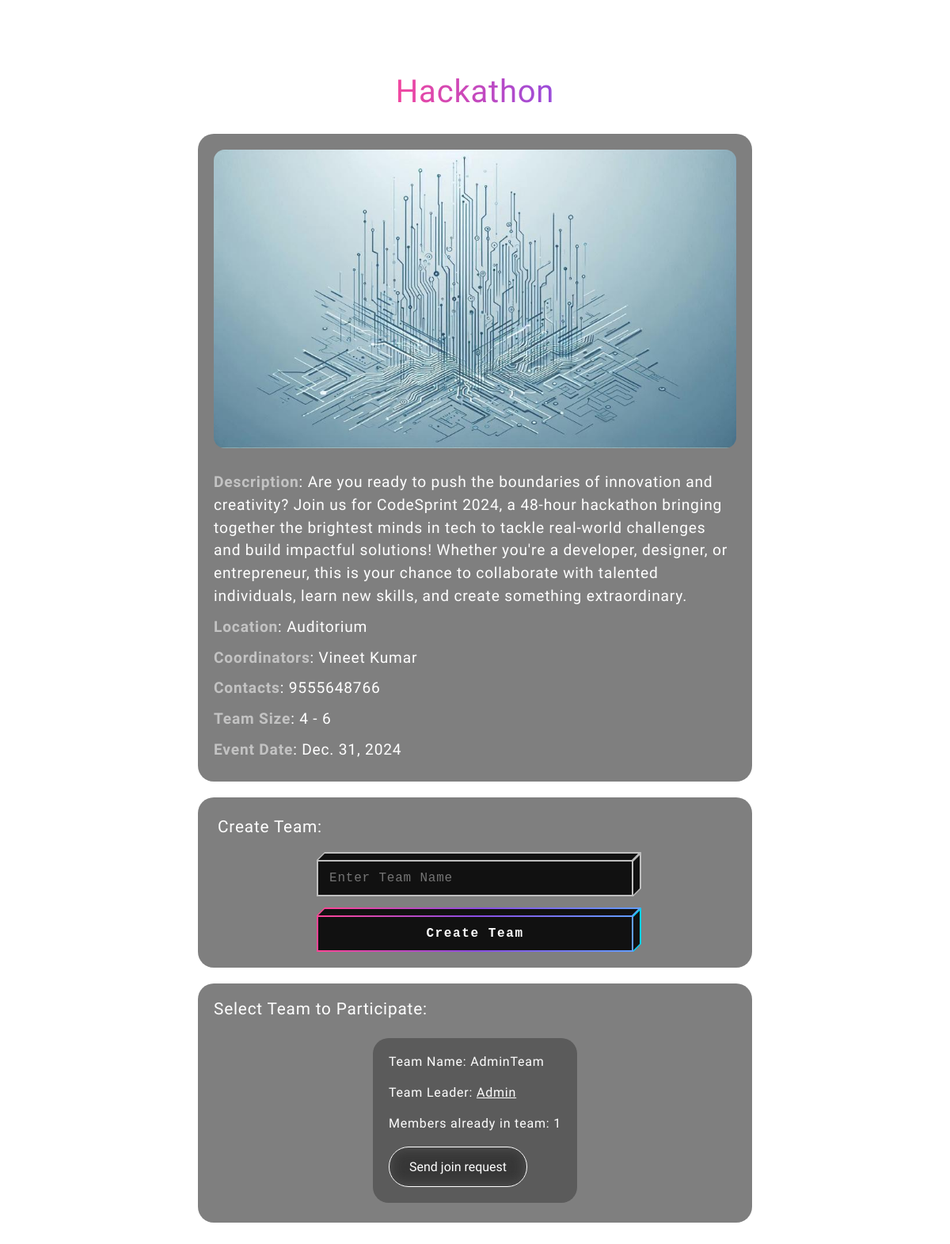
Page /events/Hackathon/ (signed in) on the committed database.
### events/models.py (models this page shows, shortened)
class AllEventList(models.Model):
    slug = models.SlugField(max_length=100, unique=True)
    eventName = models.CharField(max_length=100)
    eventDescription = models.TextField()
    eventImage = models.ImageField(upload_to="eventImages/")
    club = models.CharField(max_length=100, choices=CLUBS_CHOICES)
    location = models.CharField(max_length=100)
    coordinators = models.CharField(max_length=100)
    contact = models.CharField(max_length=100)
    eventType = models.CharField(max_length=10, choices=EVENT_TYPE_CHOICES)
    eventDate = models.DateField()
    minTeamSize = models.IntegerField(default=1)
    maxTeamSize = models.IntegerField(default=1)
    dateAdded = models.DateTimeField(default=timezone.now)
    class Meta:
        ordering = ["-dateAdded"]

class TeamsRegistration(models.Model):
    event = models.ForeignKey(AllEventList, on_delete=models.CASCADE)
    teamName = models.CharField(max_length=100)
    teamLeader = models.ForeignKey(
        settings.AUTH_USER_MODEL,
        on_delete=models.CASCADE,
        related_name="team_lead_teams",
    )
    user = models.ForeignKey(
        settings.AUTH_USER_MODEL,
        on_delete=models.CASCADE,
        related_name="team_registrations",
    )
    status = models.IntegerField(choices=STATUS_CHOICES, default=0)

### accounts/models.py (models this page shows, shortened)
class CustomUser(AbstractBaseUser, PermissionsMixin):
    email = models.EmailField(
        unique=True, primary_key=True, validators=[EmailValidator()]
    )
    name = models.CharField(max_length=100, blank=True)
    is_active = models.BooleanField(default=True)
    is_staff = models.BooleanField(default=False)
    date_joined = models.DateTimeField(default=timezone.now)
    profile_picture = models.ImageField(
        upload_to="profile_pics/", blank=True, null=True
    )
    rollno = models.IntegerField(
        validators=[MaxValueValidator(9999999999999), MinValueValidator(1000000000000)],
        unique=True,
    )
    branch = models.CharField(choices=BRANCH_CHOICES, max_length=5)
    year = models.CharField(choices=YEAR_CHOICES, max_length=5)
    club_admin = models.CharField(
        choices=CLUB_ADMIN_CHOICES, default="NORMAL", max_length=20
    )
    phoneno = models.IntegerField(
        validators=[MinValueValidator(5000000000), MaxValueValidator(9999999999)],
        unique=True,
    )
    objects = CustomUserManager()
    USERNAME_FIELD = "email"
    REQUIRED_FIELDS = []

### events/views.py (the view)
# urls.py: path('events/<slug:slug>/', views.each_event, name='eachEvent'),
def each_event(request, slug):
    user = request.user
    event = get_object_or_404(AllEventList, slug=slug)
    data = get_event_data_for_user(user=user, event=event)
    if request.method == "POST":
        if user.is_anonymous:
            return redirect("/login")
        handle_participation_posts(request, event)
        return redirect(request.path)
    return render(request, "events/eachEvent.html", {"event": data})

### accounts/context_processors.py (called while the page is built)
def notifications_processor(request):
    notifications = []
    user = request.user
    seen = True
    if user.is_authenticated:
        seen = NotificationSeenStatus.objects.get(user=user).seen
        user_notifications = UserSpecificNotification.objects.filter(user=user).values(
            "notification", "timeStamp", "notificationType"
        )
        global_notifications = NotificationForAll.objects.all().values(
            "notification", "timeStamp", "notificationType"
        )
        notifications = user_notifications.union(global_notifications).order_by(
            "-timeStamp"
        )
    return {"notifications": notifications, "seen": seen}

### events/utils.py (called while the page is built)
def individual_team_participation(user, event):
    if event.eventType == "individual":
        entry = list(IndividualEventRegistration.objects.filter(event=event, user=user))
        if entry != []:
            return entry[0]
    return False

def is_leader(user, event):
    if event.eventType == "team":
        leaderEntries = list(
            TeamsRegistration.objects.filter(event=event, teamLeader=user, user=user)
        )
        if leaderEntries != []:
            return leaderEntries[0]
    return False

def is_joined(user, event):
    if event.eventType == "team":
        userConfirmEntry = list(
            TeamsRegistration.objects.filter(event=event, user=user, status=1)
        )
        if userConfirmEntry != []:
            if userConfirmEntry[0].teamLeader == user:
                return []
            return userConfirmEntry[0]
    return False

def members_in_team_if_leader(user, event):
    return TeamsRegistration.objects.filter(
        event=event, teamLeader=user, status=1
    ).exclude(user=user)

def members_in_team_if_joined(user, event):
    if is_joined(user, event):
        teamName = TeamsRegistration.objects.get(
            event=event, user=user, status=1
        ).teamName
        entries = TeamsRegistration.objects.filter(
            event=event, teamName=teamName
        ).exclude(user=user)
        members = []
        for i in entries:
            members.append(i.user)
        return members

def get_pending_req(user, event):
    entries = TeamsRegistration.objects.filter(user=user, event=event)
    pendingRequests = list(entries.filter(status=0))
    if pendingRequests == []:
        return False
    return pendingRequests

def rollback_condition(event):
    three_days_later = timezone.now() + timedelta(days=3)
    return event.eventDate >= three_days_later.date()

### templates/events/eachEvent.html (shortened to what this page needs)
{% extends 'base.html' %}
{% load static %}
{% block css %}
  <link rel="stylesheet" href="{% static 'css/form.css' %}" />
  <link rel="stylesheet" href="{% static 'css/eachEvent.css' %}" />
{% endblock %}
{% block backgroundImageURL %}
  {% static 'backgrounds/eventsList.jpeg' %}
{% endblock %}
{% block content %}
    <div class="wrapper">
        <div class="title">
            {{ event.eventName }}
        </div>
        <div class="details-wrapper">
            <div class="event-image">
                {% if event.eventImage %}
                    <img src="{{ event.eventImage }}" alt="{{ event.eventName }}">
                {% endif %}
            </div>
            <div class="detail description">
                <span>Description</span>: {{ event.eventDescription }}
            </div>
            <div class="detail location">
                <span>Location</span>: {{ event.location }}
            </div>
            <div class="detail coordinators">
                <span>Coordinators</span>: {{ event.coordinators }}
            </div>
            <div class="detail contact">
                <span>Contacts</span>: {{ event.contact }}
            </div>
            {% if event.eventType == "team" %}
                <div class="detail team-size">
                    <p>
                        <span>Team Size</span>: {{ event.minTeamSize }} - {{event.maxTeamSize}}
                    </p>
                </div>
            {% endif %}
            <div class="detail date">
                <span>Event Date</span>: {{ event.eventDate }}
            </div>
        </div>
        <div class="participation-wrapper">
            {% if event.eventType == 'team' %}
                <div class="team-participation">
                    {% if not event.isLeader and not event.isJoined %}
                        <div class="create-team">
                            <p>Create Team: </p>
                            <form method="post" autocomplete="off" class="form">
                                <div class='control block-cube block-input'>
                                    <input name='teamName_to_be_created' placeholder='Enter Team Name' type='text'>
                                    <div class='bg-top'>
                                        <div class='bg-inner'></div>
                                    </div>
                                    <div class='bg-right'>
                                        <div class='bg-inner'></div>
                                    </div>
                                    <div class='bg'>
                                        <div class='bg-inner'></div>
                                    </div>
                                </div>
                                <button class='btn block-cube block-cube-hover' type='submit'>
                                    <div class='bg-top'>
                                        <div class='bg-inner'></div>
                                    </div>
                                    <div class='bg-right'>
                                        <div class='bg-inner'></div>
                                    </div>
                                    <div class='bg'>
                                        <div class='bg-inner'></div>
                                    </div>
                                    <div class='text'>
                                        Create Team
                                    </div>
                                </button>
                            </form>
                        </div>
                        {% if event.teams %}
                            <div class="select-team">
                                <form method="post">
                                    <p>Select Team to Participate:</p>
                                    <div class="teams">
                                        {% for teamName, teamLeaderName, teamLeaderEmail, teamLeaderRollno, count in event.teams %}
                                            <div class="team">
                                                <p>Team Name: {{ teamName }}</p>
                                                <p>Team Leader: <a href="/{{ teamLeaderRollno }}">{{ teamLeaderName }}</a></p>
                                                <p>Members already in team: {{ count }}</p>
                                                <button type="submit" name="teamName" value="{{ teamName }}">Send join request</button>
                                            </div>
                                        {% endfor %}
                                    </div>
                                </form>
                            </div>
                        {% endif %}
                    {% endif %}
                </div>
            {% endif %}
        </div>
    </div>
{% endblock content %}

### static/css/base.css (style rules this page uses)
* { padding: 0; margin: 0; box-sizing: border-box; }
body, button { font-family: "Ubuntu", sans-serif; }

### static/css/form.css (style rules this page uses)
* { margin: 0; padding: 0; box-sizing: border-box; }
body { background-size: cover; background-position: center center; background-repeat: no-repeat; min-height: 100vh; }
.wrapper { display: flex; flex-direction: column; justify-content: center; align-items: center; max-width: 90vw; }
.title { font-size: 60px; font-weight: 500; background: linear-gradient(90deg, #ff4596, #8c4de4, #629eff); background-size: 200%; -webkit-background-clip: text; -webkit-text-fill-color: transparent; background-clip: text; animation: gradient-animation 9s infinite; padding: 40px 0px 10px 0px; }
body { letter-spacing: 0.05em; }
.form { width: 400px; max-width: 90vw; padding: 64px 15px 24px; margin: 0 auto; }
.form .control { margin: 0 0 24px; }
.form .control input { width: 100%; padding: 14px 16px; border: 0; background: transparent; color: #fff; font-family: monospace, serif; letter-spacing: 0.05em; font-size: 16px; }
.form .btn { width: 100%; display: block; padding: 14px 16px; background: transparent; outline: none; border: 0; color: #fff; letter-spacing: 0.1em; font-weight: bold; font-family: monospace; font-size: 16px; }
.block-cube { position: relative; }
.block-cube .bg-top { position: absolute; height: 10px; background: #020024; background: linear-gradient(90deg, #ff4596, #8c4de4, #629eff); bottom: 100%; left: 5px; right: -5px; transform: skew(-45deg, 0); margin: 0; }
.block-cube .bg-top .bg-inner { bottom: 0; }
.block-cube .bg { position: absolute; left: 0; top: 0; right: 0; bottom: 0; background: #020024; background: linear-gradient(90deg, #ff4596, #8c4de4, #629eff); }
.block-cube .bg-right { position: absolute; background: #020024; background: #00d4ff; top: -5px; z-index: 0; bottom: 5px; width: 10px; left: 100%; transform: skew(0, -45deg); }
.block-cube .bg-right .bg-inner { left: 0; }
.block-cube .bg .bg-inner { transition: all 0.2s ease-in-out; }
.block-cube .bg-inner { background: #111111; position: absolute; left: 2px; top: 2px; right: 2px; bottom: 2px; }
.block-cube .text { position: relative; z-index: 2; }
.block-cube.block-input input { position: relative; z-index: 2; }
.block-cube.block-input .bg-top, .block-cube.block-input .bg-right, .block-cube.block-input .bg { background: rgba(255, 255, 255, 0.5); transition: background 0.2s ease-in-out; }
.block-cube.block-input .bg-right .bg-inner, .block-cube.block-input .bg-top .bg-inner { transition: all 0.2s ease-in-out; }

### static/css/eachEvent.css (style rules this page uses)
.wrapper { width: 700px; max-width: 95vw; }
.title { padding: 30px 30px; font-size: 2.5em; }
.event-image { width: 100%; }
.event-image img { width: 100%; padding: 20px; border-radius: 34px; }
.details-wrapper { border-radius: 20px; backdrop-filter: blur(15px); background-color: rgba(26, 26, 26, 0.555); padding-bottom: 20px; display: flex; justify-content: center; align-items: center; flex-direction: column; width: 100%; }
.detail { color: white; font-size: 1.2em; line-height: 1.5; padding: 5px 20px; text-align: left; width: 100%; }
.detail span { color: rgba(255, 255, 255, 0.535); font-weight: 700; }
.participation-wrapper { display: flex; justify-content: center; align-items: center; flex-direction: column; padding-bottom: 30px; }
.participation-wrapper p { font-size: 1.1em; color: white; padding: 5px; }
.team-participation { margin: 20px 0 0 0; width: 700px; max-width: 95vw; }
.select-team { width: 100%; border-radius: 20px; padding: 20px; backdrop-filter: blur(15px); background-color: rgba(26, 26, 26, 0.555); }
.select-team p { font-size: 1.3em; padding: 0 0 20px 0; }
.teams { display: flex; flex-wrap: wrap; justify-content: center; align-items: center; }
.team { background-color: rgba(55, 55, 55, 0.501); padding: 20px; border-radius: 20px; margin: 5px; }
.team a { color: white; }
.team p { font-size: 1em; }
.team button { outline: none; background-color: rgba(0, 0, 0, 0); backdrop-filter: blur(10px); border: 1px solid white; border-radius: 25px; padding: 15px 25px; cursor: pointer; color: white; font-size: 1em; }
.create-team { width: 100%; border-radius: 20px; padding: 20px; backdrop-filter: blur(15px); background-color: rgba(26, 26, 26, 0.555); margin: 0 0 20px 0; }
.create-team p { font-size: 1.3em; }
.form { max-width: 80vw; padding: 25px 0 0 0; }

### rows in the picture
AllEventList: eventName "Hackathon", eventName (picture), eventDescription "Are you ready to push the boundaries of innovation and creativity? Join us for CodeSprint 2024, a 48-hour hackathon bringing together the brightest minds in tech to tackle real-world challenges and build impactful solutions! Whether you're a developer, designer, or entrepreneur, this is your chance to collaborate with talented individuals, learn new skills, and create something extraordinary.", location "Auditorium", coordinators "Vineet Kumar", contact "9555648766", eventDate "Dec. 31, 2024"
TeamsRegistration: teams "AdminTeam"
CustomUser: teams "Admin"

### other values in the picture
{{ event.minTeamSize }} "4"
{{ event.maxTeamSize }} "6"
{{ count }} "1"
